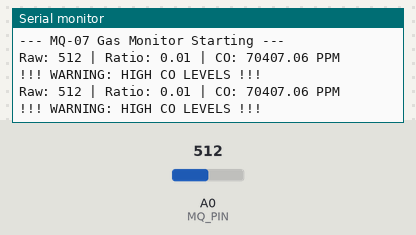
This sketch was run on a simulated Arduino Uno, built with avr-gcc and run on an emulated ATmega328P. On the bench: the last lines printed to the serial monitor. The inputs (shaded band) are chosen by the test bench; at power-on: A0 (MQ_PIN) = 512.

Above: at 2.8 s.
2.9 s: A0 (MQ_PIN) set to 28
At 5.0 s:
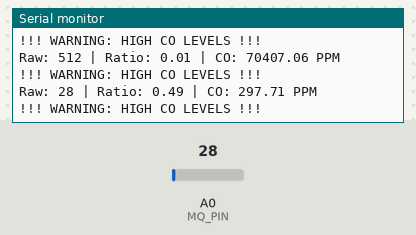
5.6 s: A0 (MQ_PIN) set to 24
At 6.5 s:
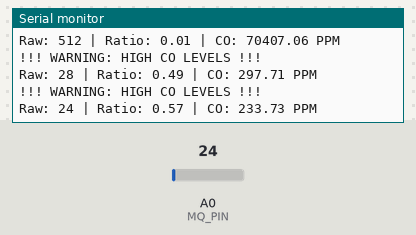
Timing chart, 0 to 8.6 s (numbered marks = the images above; inputs shaded):
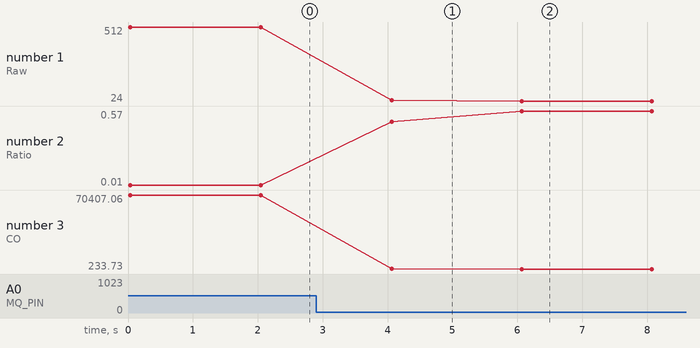

The sketch:

R_value_callibration.ino
```cpp
const int MQ_PIN = A0;
const float R0 = 72.5; // Calibrated value in clean air

void setup() {
  Serial.begin(9600);
  Serial.println("--- MQ-07 Gas Monitor Starting ---");
}

void loop() {
  int raw_value = analogRead(MQ_PIN);
  float v_out = raw_value * (5.0 / 1023.0);


  float RS_gas = (5.0 - v_out) / v_out;

  // Ratio
  float ratio = RS_gas / R0;

  float ppm = 100 * pow(ratio, -1.53);

  Serial.print("Raw: ");
  Serial.print(raw_value);
  Serial.print(" | Ratio: ");
  Serial.print(ratio);
  Serial.print(" | CO: ");
  Serial.print(ppm);
  Serial.println(" PPM");

  if (ppm > 250) {
    Serial.println("!!! WARNING: HIGH CO LEVELS !!!");
  }

  delay(2000);
}
```

Measured:
- the behaviour switches between 26 and 25 on A0 (MQ_PIN) (found by bisection; images 1 and 2)
- after the input at 2.9 s, the serial monitor: prints a new line after 1.2 s (image 1)
- after the input at 5.6 s, the serial monitor: prints a new line after 0.47 s (image 2)
- plotted number 1: 512 → 28 after the input at 2.9 s, 28 → 24 after the input at 5.6 s
- plotted number 2: 0.01 → 0.49 after the input at 2.9 s, 0.49 → 0.57 after the input at 5.6 s
- plotted number 3: 70407.06 → 297.71 after the input at 2.9 s, 297.71 → 233.73 after the input at 5.6 s
